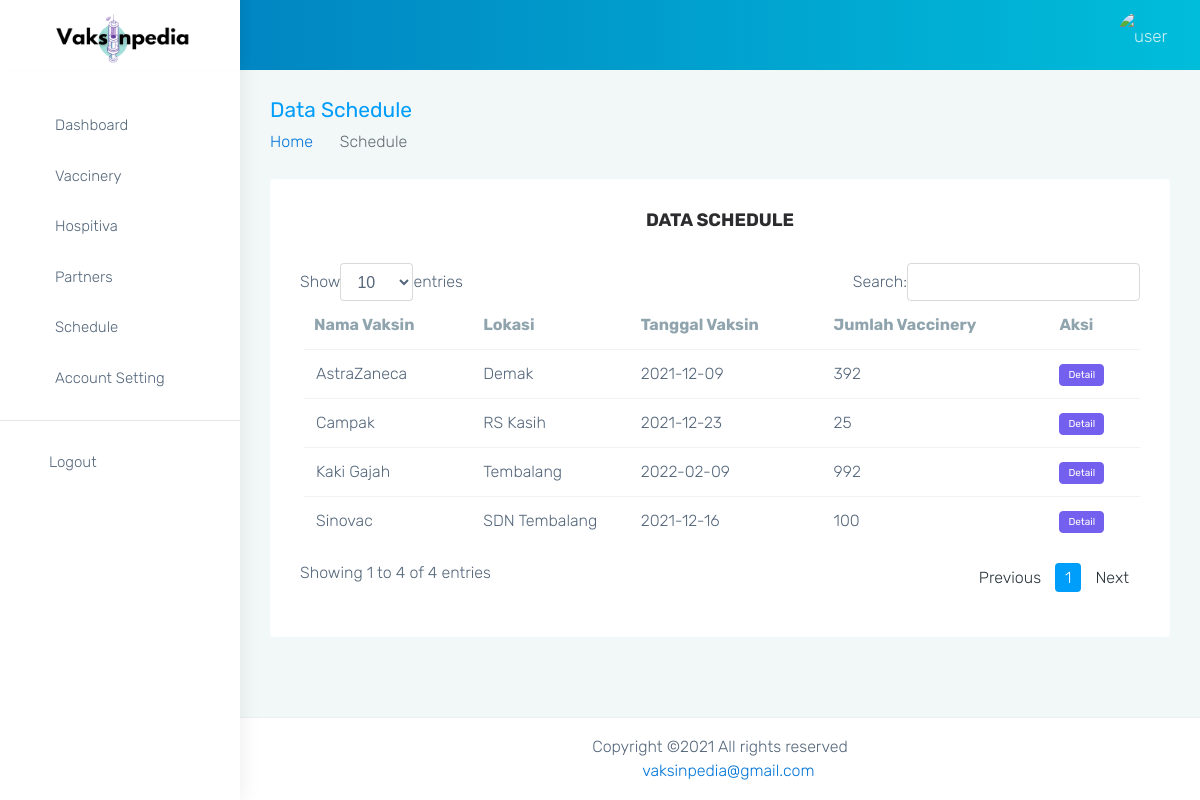
The app's page /index.php/schedule with its own data.
### tables this page shows
CREATE TABLE `schedule` (
  `id_schedule` int(11) NOT NULL,
  `lokasi` varchar(100) NOT NULL,
  `tanggal_vaksin` date NOT NULL,
  `nama_vaksin` varchar(20) NOT NULL,
  `jumlah_vaccinery` int(11) NOT NULL,
  `Partners_id_partners` int(11) NOT NULL
);

### application/controllers/Schedule.php (called while the page is built, shortened)
<?php
class Schedule extends CI_Controller
{
    public function __construct()
    {
        $this->load->model('M_schedule');
    }
    public function index()
    {
        $data['dataSchedule'] = $this->M_schedule->get_data_schedule();
        $data['dataSchedule2'] = $this->M_schedule->get_data_schedule_top5();
        $this->load->view('Admin/layout/Header');
        $this->load->view('Admin/Schedule', $data);
        $this->load->view('Admin/layout/Footer');
    }
}

### index.php (called while the page is built, shortened)
<?php
require_once BASEPATH.'core/CodeIgniter.php';

### application/models/M_schedule.php (called while the page is built, shortened)
<?php
class M_schedule extends CI_Model
{
    public function get_data_schedule()
    {
        $this->db->select('* , partners.nomor_telepon AS nomor_telepon, partners.alamat AS alamat');
        $this->db->from('schedule');
        $this->db->join('partners', 'partners.id_partners = schedule.Partners_id_partners');
        return $this->db->get();
    }
    public function get_data_schedule_top5()
    {
        $this->db->select('*');
        $this->db->from('schedule');
        $this->db->join('partners', 'partners.id_partners = schedule.Partners_id_partners');
        $this->db->limit(5, 0);
        return $this->db->get();
    }
}

### application/views/Admin/Schedule.php (the view, shortened to what this page needs)
<div class="page-wrapper">
    <div class="container-fluid">
        <div class="row page-titles">
            <div class="col-md-6 col-8 align-self-center">
                <h3 class="text-themecolor m-b-0 m-t-0">Data Schedule</h3>
                <ol class="breadcrumb">
                    <li class="breadcrumb-item"><a href="javascript:void(0)">Home</a></li>
                    <li class="breadcrumb-item active">Schedule</li>
                </ol>
            </div>
        </div>
        <div class="card">
            <div class="card-block">
                <div class="box">
                    <div class="box-header">
                        <h4 class="box-title" style="text-align:center;"><b>DATA SCHEDULE</b></h4>
                    </div>
                    <div class="box-body">
                        <table id="example1" class="table stylish-table">
                            <thead>
                                <tr>
                                    <th><b>Nama Vaksin</b></th>
                                    <th><b>Lokasi</b></th>
                                    <th><b>Tanggal Vaksin</b></th>
                                    <th><b>Jumlah Vaccinery</b></th>
                                    <th><b>Aksi</b></th>
                                </tr>
                            </thead>
                            <tbody>
                                <?php
                                foreach ($dataSchedule->result() as $row) { ?>
                                    <tr>
                                        <td><?= $row->nama_vaksin; ?></td>
                                        <td><?= $row->lokasi; ?></td>
                                        <td><?= $row->tanggal_vaksin; ?></td>
                                        <td><?= $row->jumlah_vaccinery; ?></td>
                                        <td>
                                            <a id="set_dtl" class="btn btn-primary btn-xs" data-toggle="modal" data-target="#modal_detail" data-lokasi="<?= $row->lokasi; ?>" data-tanggal_vaksin="<?= $row->tanggal_vaksin; ?>" data-nama_vaksin="<?= $row->nama_vaksin; ?>" data-jumlah_vaccinery="<?= $row->jumlah_vaccinery; ?>" data-nomor_telepon="<?= $row->nomor_telepon; ?>" data-alamat="<?= $row->alamat; ?>" style="color: white;">
                                                Detail </a>
                                        </td>
                                    </tr>
                                <?php }
                                ?>
                            </tbody>
                        </table>
                    </div>
                </div>
            </div>
        </div>
    </div>

### assets/dashboard/css/colors/blue.css (style rules this page uses)
.text-themecolor { color: #009efb !important; }

### records on screen
schedule: nama_vaksin "Campak", lokasi "RS Kasih", tanggal_vaksin "2021-12-23", jumlah_vaccinery "25"
schedule: nama_vaksin "AstraZaneca", lokasi "Demak", tanggal_vaksin "2021-12-09", jumlah_vaccinery "392"
schedule: nama_vaksin "Kaki Gajah", lokasi "Tembalang", tanggal_vaksin "2022-02-09", jumlah_vaccinery "992"
schedule: nama_vaksin "Sinovac", lokasi "SDN Tembalang", tanggal_vaksin "2021-12-16", jumlah_vaccinery "100"
